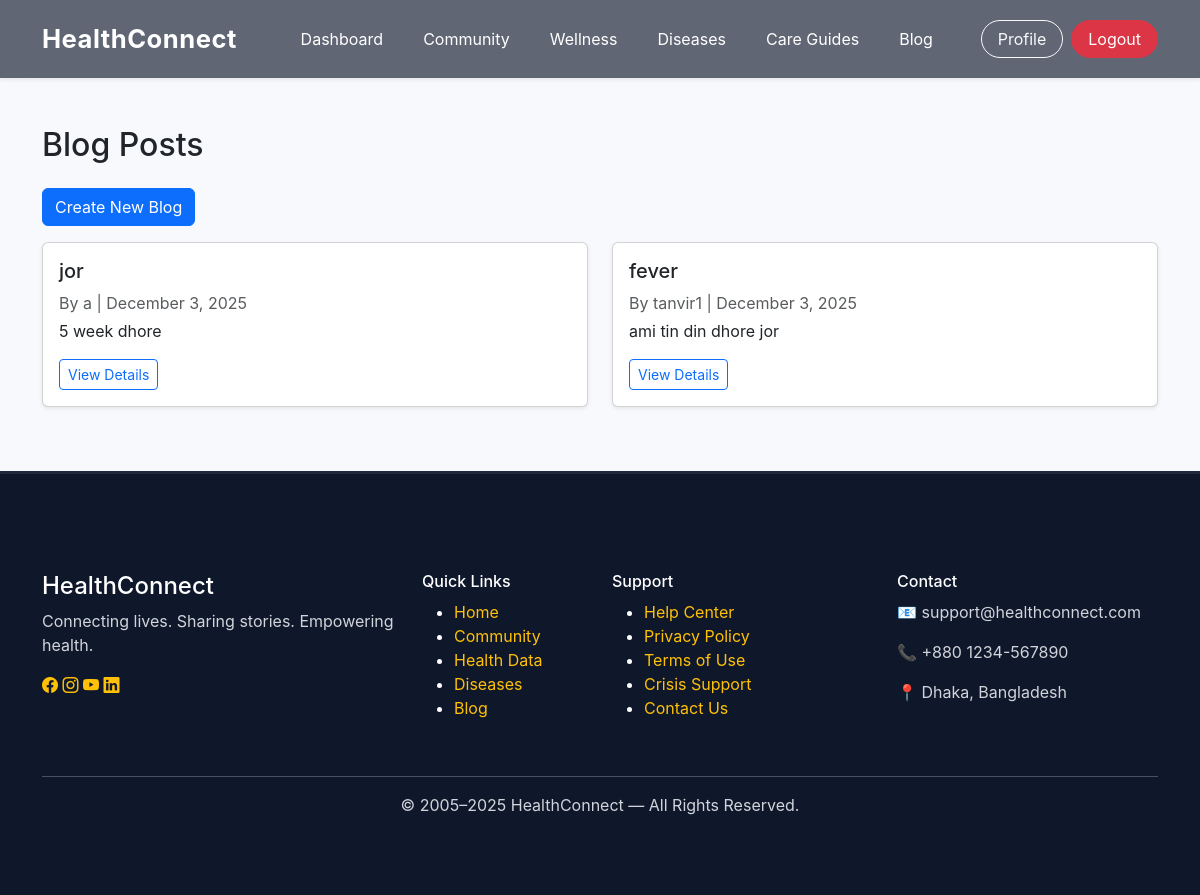
The app's page /blog/ (signed in), older data.
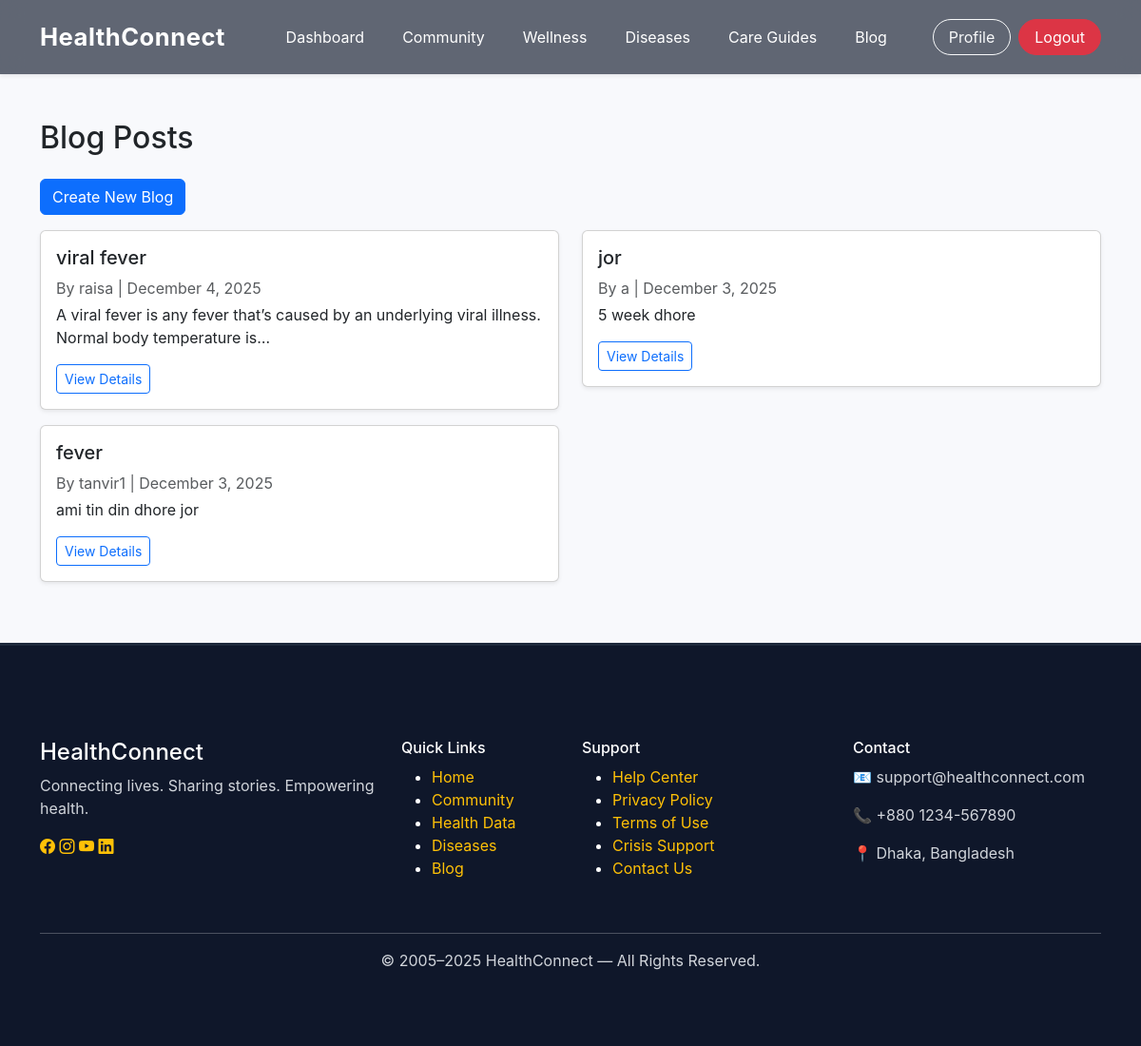
The same page, newer data.
### blog/models.py (models this page shows, shortened)
class BlogPost(models.Model):
    author = models.ForeignKey(settings.AUTH_USER_MODEL, on_delete=models.CASCADE, related_name="posts")
    title = models.CharField(max_length=200)
    content = models.TextField()
    photo = models.ImageField(upload_to="blog_photos/", blank=True, null=True)
    category = models.CharField(max_length=20, choices=CATEGORY_CHOICES, default='experience')
    urgency_level = models.CharField(max_length=10, choices=URGENCY_CHOICES, default='medium')
    tags = models.CharField(max_length=200, blank=True, help_text="Comma separated tags")
    created_at = models.DateTimeField(auto_now_add=True)
    updated_at = models.DateTimeField(auto_now=True)

### accounts/models.py (models this page shows, shortened)
class CustomUser(AbstractUser):
    role = models.CharField(max_length=20, choices=ROLE_CHOICES, default='patient')
    doctor_license = models.CharField(max_length=50, blank=True, null=True)
    specialization = models.CharField(max_length=100, blank=True, null=True)
    hospital_name = models.CharField(max_length=150, blank=True, null=True)
    profile_pic = models.ImageField(upload_to="profiles/", blank=True, null=True)

### blog/views.py (the view)
# urls.py: path('', views.blog_list, name='blog_list'),
@login_required
def blog_list(request):
    if request.user.role == 'doctor':
        blogs = BlogPost.objects.filter(author__role='patient').order_by('-created_at')
    else:
        blogs = BlogPost.objects.all().order_by('-created_at')
    return render(request, 'blog/blog_list.html', {'blogs': blogs})

### blog/templates/blog/blog_list.html
{% extends "base.html" %}
{% load static %}
{% block content %}
<div class="container py-5">
  <h2 class="mb-4">Blog Posts</h2>
  {% if user.is_authenticated and user.role == 'patient' %}
    <div class="mb-3">
      <a href="{% url 'blog_create' %}" class="btn btn-primary">Create New Blog</a>
    </div>
  {% endif %}
  <div class="row">
    {% for blog in blogs %}
      {% if user.role == 'doctor' and blog.author.role == 'patient' %}
        <div class="col-md-6 mb-3">
          <div class="card shadow-sm">
            <div class="card-body">
              <h5 class="card-title">{{ blog.title }}</h5>
              <p class="text-muted mb-1">By {{ blog.author.username }} | {{ blog.created_at|date:"F j, Y" }}</p>
              <p class="card-text">{{ blog.content|truncatechars:100 }}</p>
              <a href="{% url 'blog_detail' blog.pk %}" class="btn btn-outline-primary btn-sm">View Details</a>
            </div>
          </div>
        </div>
      {% elif user.role == 'patient' %}
        <div class="col-md-6 mb-3">
          <div class="card shadow-sm">
            <div class="card-body">
              <h5 class="card-title">{{ blog.title }}</h5>
              <p class="text-muted mb-1">By {{ blog.author.username }} | {{ blog.created_at|date:"F j, Y" }}</p>
              <p class="card-text">{{ blog.content|truncatechars:100 }}</p>
              <a href="{% url 'blog_detail' blog.pk %}" class="btn btn-outline-primary btn-sm">View Details</a>
            </div>
          </div>
        </div>
      {% endif %}
    {% empty %}
      <p class="text-muted">No blog posts available.</p>
    {% endfor %}
  </div>
</div>
{% endblock %}

Row changes from the older to the newer data that the page shows:
added BlogPost: title "viral fever", author.username "raisa", created_at "December 4, 2025", content "A viral fever is any fever that’s caused by an underlying viral illness. Normal body temperature is…"
